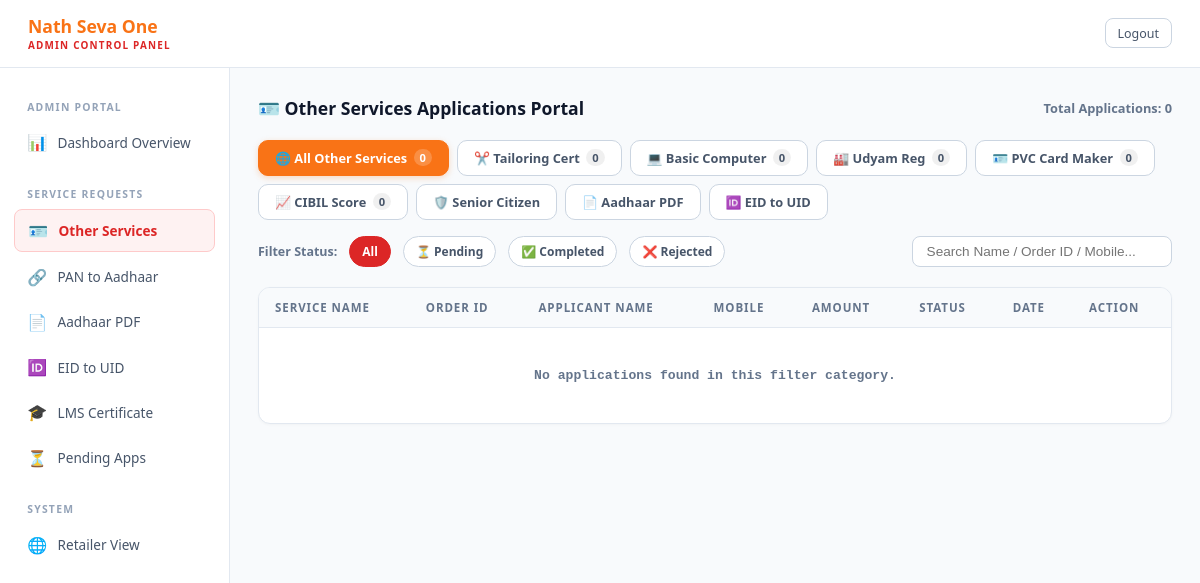
The page /admin-portal/other-services/ (signed in) on the database as committed earlier.
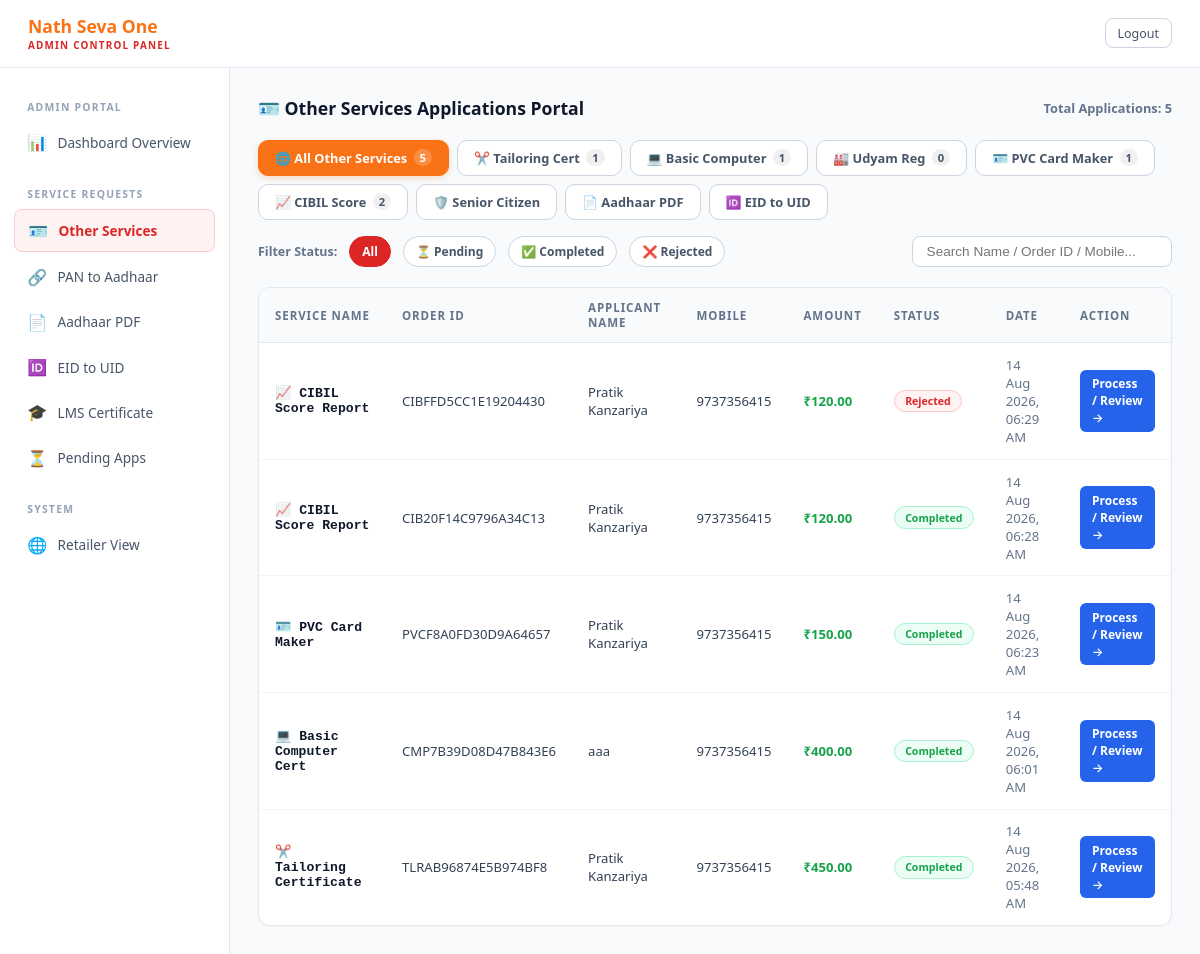
The same page on the database as committed later.
### app/models.py (models this page shows, shortened)
class CibilScoreApplication(models.Model):
    STATUS_CHOICES = [('PENDING', 'Pending'), ('PROCESSING', 'Processing'), ('COMPLETED', 'Completed'), ('REJECTED', 'Rejected')]
    retailer             = models.ForeignKey(Retailer, on_delete=models.SET_NULL, null=True, blank=True, related_name='cibil_applications')
    order_id             = models.CharField(max_length=50, unique=True, editable=False)
    first_name           = models.CharField(max_length=50)
    last_name            = models.CharField(max_length=50)
    pan_number           = models.CharField(max_length=10)
    mobile_number        = models.CharField(max_length=10)
    aadhaar_number       = models.CharField(max_length=12)
    output_pdf           = models.FileField(upload_to=upload_cibil_output_pdf, null=True, blank=True)
    rejection_reason     = models.TextField(blank=True)
    amount               = models.DecimalField(max_digits=10, decimal_places=2, default=120.00)
    status               = models.CharField(max_length=20, choices=STATUS_CHOICES, default='PENDING')
    created_at           = models.DateTimeField(auto_now_add=True)
    processed_at         = models.DateTimeField(null=True, blank=True)
    class Meta:
        ordering = ['-created_at']

class PVCMakerApplication(models.Model):
    STATUS_CHOICES = [('PENDING', 'Pending'), ('PROCESSING', 'Processing'), ('COMPLETED', 'Completed'), ('REJECTED', 'Rejected')]
    retailer             = models.ForeignKey(Retailer, on_delete=models.SET_NULL, null=True, blank=True, related_name='pvc_applications')
    order_id             = models.CharField(max_length=50, unique=True, editable=False)
    pvc_card_type        = models.CharField(max_length=50)
    service_types        = models.CharField(max_length=100, blank=True)
    agent_mobile         = models.CharField(max_length=10)
    customer_mobile      = models.CharField(max_length=10)
    full_name            = models.CharField(max_length=100)
    village              = models.CharField(max_length=100)
    taluk                = models.CharField(max_length=100)
    district             = models.CharField(max_length=100)
    pincode              = models.CharField(max_length=6)
    delivery_address     = models.TextField()
    pdf_file             = models.FileField(upload_to=upload_pvc_pdf, null=True, blank=True)
    card_number          = models.CharField(max_length=100, blank=True)
    output_pdf           = models.FileField(upload_to=upload_pvc_output_pdf, null=True, blank=True)
    rejection_reason     = models.TextField(blank=True)
    amount               = models.DecimalField(max_digits=10, decimal_places=2, default=150.00)
    status               = models.CharField(max_length=20, choices=STATUS_CHOICES, default='PENDING')
    created_at           = models.DateTimeField(auto_now_add=True)
    processed_at         = models.DateTimeField(null=True, blank=True)
    class Meta:
        ordering = ['-created_at']

class BasicComputerCertificateApplication(models.Model):
    STATUS_CHOICES = [('PENDING', 'Pending'), ('PROCESSING', 'Processing'), ('COMPLETED', 'Completed'), ('REJECTED', 'Rejected')]
    retailer          = models.ForeignKey(Retailer, on_delete=models.SET_NULL, null=True, blank=True, related_name='computer_applications')
    order_id          = models.CharField(max_length=50, unique=True, editable=False)
    student_name      = models.CharField(max_length=100)
    father_name       = models.CharField(max_length=100)
    mother_name       = models.CharField(max_length=100)
    date_of_birth     = models.DateField()
    gender            = models.CharField(max_length=10)
    qualification     = models.CharField(max_length=50)
    cast_category     = models.CharField(max_length=20)
    state             = models.CharField(max_length=50)
    district          = models.CharField(max_length=50)
    full_address      = models.TextField()
    pin_code          = models.CharField(max_length=6)
    mobile_no         = models.CharField(max_length=10)
    email_id          = models.EmailField()
    photo             = models.ImageField(upload_to=upload_computer_photo, null=True, blank=True)
    output_pdf        = models.FileField(upload_to=upload_computer_output_pdf, null=True, blank=True)
    rejection_reason  = models.TextField(blank=True)
    amount            = models.DecimalField(max_digits=10, decimal_places=2, default=400.00)
    status            = models.CharField(max_length=20, choices=STATUS_CHOICES, default='PENDING')
    created_at        = models.DateTimeField(auto_now_add=True)
    processed_at      = models.DateTimeField(null=True, blank=True)
    class Meta:
        ordering = ['-created_at']

class TailoringCertificateApplication(models.Model):
    STATUS_CHOICES = [('PENDING', 'Pending'), ('PROCESSING', 'Processing'), ('COMPLETED', 'Completed'), ('REJECTED', 'Rejected')]
    retailer             = models.ForeignKey(Retailer, on_delete=models.SET_NULL, null=True, blank=True, related_name='tailoring_applications')
    order_id             = models.CharField(max_length=50, unique=True, editable=False)
    full_name            = models.CharField(max_length=100)
    mobile_number        = models.CharField(max_length=10)
    email_id             = models.EmailField()
    gender               = models.CharField(max_length=10)
    date_of_birth        = models.DateField()
    father_husband_name  = models.CharField(max_length=100)
    state                = models.CharField(max_length=50)
    district             = models.CharField(max_length=50)
    taluk                = models.CharField(max_length=50)
    village              = models.CharField(max_length=50)
    pin_code             = models.CharField(max_length=6)
    physical_handicap    = models.CharField(max_length=10)
    address              = models.TextField()
    highest_education    = models.CharField(max_length=50)
    photo                = models.ImageField(upload_to=upload_tailoring_photo, null=True, blank=True)
    id_proof             = models.FileField(upload_to=upload_tailoring_id, null=True, blank=True)
    education_cert       = models.FileField(upload_to=upload_tailoring_cert, null=True, blank=True)
    output_pdf           = models.FileField(upload_to=upload_tailoring_output_pdf, null=True, blank=True)
    rejection_reason     = models.TextField(blank=True)
    amount               = models.DecimalField(max_digits=10, decimal_places=2, default=450.00)
    status               = models.CharField(max_length=20, choices=STATUS_CHOICES, default='PENDING')
    created_at           = models.DateTimeField(auto_now_add=True)
    processed_at         = models.DateTimeField(null=True, blank=True)
    class Meta:
        ordering = ['-created_at']

### app/admin_views.py (the view, shortened to what this page needs)
# urls.py: path('admin-portal/other-services/', admin_views.admin_other_services, name='admin_other_services'),
def admin_other_services(request):
    if not _check_admin(request):
        return redirect('admin_login')
    service_filter = request.GET.get('service', '').strip().lower()
    status_filter  = request.GET.get('status', '').strip().upper()
    search_q       = request.GET.get('q', '').strip().lower()
    combined_list = []
    if not service_filter or service_filter == 'tailoring':
        qs = TailoringCertificateApplication.objects.all().order_by('-created_at')
        if status_filter:
            qs = qs.filter(status=status_filter)
        for item in qs:
            if search_q and (search_q not in item.full_name.lower() and search_q not in item.order_id.lower() and search_q not in item.mobile_number.lower()):
                continue
            item.service_key = 'tailoring'
            item.service_name = 'Tailoring Certificate'
            item.service_icon = '✂️'
            item.applicant_name = item.full_name
            item.mobile = item.mobile_number
            item.detail_url = f"/admin-portal/tailoring/{item.order_id}/"
            combined_list.append(item)
    if not service_filter or service_filter == 'computer':
        qs = BasicComputerCertificateApplication.objects.all().order_by('-created_at')
        if status_filter:
            qs = qs.filter(status=status_filter)
        for item in qs:
            if search_q and (search_q not in item.student_name.lower() and search_q not in item.order_id.lower() and search_q not in item.mobile_no.lower()):
                continue
            item.service_key = 'computer'
            item.service_name = 'Basic Computer Cert'
            item.service_icon = '💻'
            item.applicant_name = item.student_name
            item.mobile = item.mobile_no
            item.detail_url = f"/admin-portal/computer/{item.order_id}/"
            combined_list.append(item)
    if not service_filter or service_filter == 'udyam':
        qs = UdyamRegistrationApplication.objects.all().order_by('-created_at')
        if status_filter:
            qs = qs.filter(status=status_filter)
    if not service_filter or service_filter == 'pvc':
        qs = PVCMakerApplication.objects.all().order_by('-created_at')
        if status_filter:
            qs = qs.filter(status=status_filter)
        for item in qs:
            if search_q and (search_q not in item.full_name.lower() and search_q not in item.order_id.lower() and search_q not in item.customer_mobile.lower()):
                continue
            item.service_key = 'pvc'
            item.service_name = 'PVC Card Maker'
            item.service_icon = '🪪'
            item.applicant_name = item.full_name
            item.mobile = item.customer_mobile
            item.detail_url = f"/admin-portal/pvc-maker/{item.order_id}/"
            combined_list.append(item)
    if not service_filter or service_filter == 'cibil':
        qs = CibilScoreApplication.objects.all().order_by('-created_at')
        if status_filter:
            qs = qs.filter(status=status_filter)
        for item in qs:
            fullName = f"{item.first_name} {item.last_name}"
            if search_q and (search_q not in fullName.lower() and search_q not in item.order_id.lower() and search_q not in item.mobile_number.lower()):
                continue
            item.service_key = 'cibil'
            item.service_name = 'CIBIL Score Report'
            item.service_icon = '📈'
            item.applicant_name = fullName
            item.mobile = item.mobile_number
            item.detail_url = f"/admin-portal/cibil-score/{item.order_id}/"
            combined_list.append(item)
    combined_list.sort(key=lambda x: x.created_at, reverse=True)
    tailoring_count = TailoringCertificateApplication.objects.count()
    computer_count  = BasicComputerCertificateApplication.objects.count()
    udyam_count     = UdyamRegistrationApplication.objects.count()
    pvc_count       = PVCMakerApplication.objects.count()
    cibil_count     = CibilScoreApplication.objects.count()
    total_count     = tailoring_count + computer_count + udyam_count + pvc_count + cibil_count
    return render(request, 'admin_other_services.html', {
        'applications': combined_list,
        'service_filter': service_filter,
        'status_filter': status_filter,
        'search_q': search_q,
        'tailoring_count': tailoring_count,
        'computer_count': computer_count,
        'udyam_count': udyam_count,
        'pvc_count': pvc_count,
        'cibil_count': cibil_count,
        'total_count': total_count,
    })

### app/admin_views.py (called while the page is built)
def _check_admin(request):
    return request.session.get('is_admin') is True

### pan_project/templates/admin_other_services.html (shortened to what the changed rows need)
<!DOCTYPE html>
<html lang="en">
<head>
</head>
<body>
<div class="main-wrap">
  <div class="content">
    <div class="page-header">
      <div class="page-title">🪪 Other Services Applications Portal</div>
      <div style="font-size:.8rem;color:#64748b;font-weight:600">Total Applications: {{ total_count }}</div>
    </div>
    <div class="service-tabs">
      <a href="{% url 'admin_other_services' %}" class="tab-item {% if not service_filter %}active{% endif %}">
        🌐 All Other Services <span style="background:rgba(255,255,255,0.2);padding:1px 6px;border-radius:10px;font-size:.7rem">{{ total_count }}</span>
      </a>
      <a href="{% url 'admin_other_services' %}?service=tailoring" class="tab-item {% if service_filter == 'tailoring' %}active{% endif %}">
        ✂️ Tailoring Cert <span style="background:rgba(0,0,0,0.06);padding:1px 6px;border-radius:10px;font-size:.7rem">{{ tailoring_count }}</span>
      </a>
      <a href="{% url 'admin_other_services' %}?service=computer" class="tab-item {% if service_filter == 'computer' %}active{% endif %}">
        💻 Basic Computer <span style="background:rgba(0,0,0,0.06);padding:1px 6px;border-radius:10px;font-size:.7rem">{{ computer_count }}</span>
      </a>
      <a href="{% url 'admin_other_services' %}?service=pvc" class="tab-item {% if service_filter == 'pvc' %}active{% endif %}">
        🪪 PVC Card Maker <span style="background:rgba(0,0,0,0.06);padding:1px 6px;border-radius:10px;font-size:.7rem">{{ pvc_count }}</span>
      </a>
      <a href="{% url 'admin_other_services' %}?service=cibil" class="tab-item {% if service_filter == 'cibil' %}active{% endif %}">
        📈 CIBIL Score <span style="background:rgba(0,0,0,0.06);padding:1px 6px;border-radius:10px;font-size:.7rem">{{ cibil_count }}</span>
      </a>
    </div>
    <div class="table-card">
      <table>
        <thead>
          <tr>
            <th>Service Name</th>
            <th>Order ID</th>
            <th>Applicant Name</th>
            <th>Mobile</th>
            <th>Amount</th>
            <th>Status</th>
            <th>Date</th>
            <th>Action</th>
          </tr>
        </thead>
        <tbody>
          {% for app in applications %}
          <tr>
            <td style="font-weight:700;color:#0f172a">{{ app.service_icon }} {{ app.service_name }}</td>
            <td>{{ app.order_id }}</td>
            <td>{{ app.applicant_name }}</td>
            <td>{{ app.mobile }}</td>
            <td style="font-weight:700;color:#16a34a">₹{{ app.amount }}</td>
            <td>
              {% if app.status == 'COMPLETED' %}
                <span class="pill pill-completed">Completed</span>
              {% elif app.status == 'REJECTED' %}
                <span class="pill pill-rejected">Rejected</span>
              {% else %}
                <span class="pill pill-pending">Pending</span>
              {% endif %}
            </td>
            <td style="color:#64748b">{{ app.created_at|date:"d M Y, h:i A" }}</td>
            <td>
              <a href="{{ app.detail_url }}" class="btn-process">Process / Review →</a>
            </td>
          </tr>
          {% empty %}
          <tr>
            <td colspan="8" style="text-align:center;padding:2.5rem;color:#64748b">No applications found in this filter category.</td>
          </tr>
          {% endfor %}
        </tbody>
      </table>
    </div>
  </div>
</div>
</body>
</html>

Rows that differ between the two databases and show on the page:
added CibilScoreApplication: service_icon "📈", service_name "CIBIL Score Report", order_id "CIBFFD5CC1E19204430", applicant_name "Pratik Kanzariya", mobile "9737356415", amount "120.00", status "Rejected", created_at "14 Aug 2026, 06:29 AM"
added CibilScoreApplication: service_icon "📈", service_name "CIBIL Score Report", order_id "CIB20F14C9796A34C13", applicant_name "Pratik Kanzariya", mobile "9737356415", amount "120.00", status "Completed", created_at "14 Aug 2026, 06:28 AM"
added PVCMakerApplication: service_icon "🪪", service_name "PVC Card Maker", order_id "PVCF8A0FD30D9A64657", applicant_name "Pratik Kanzariya", mobile "9737356415", amount "150.00", status "Completed", created_at "14 Aug 2026, 06:23 AM"
added BasicComputerCertificateApplication: service_icon "💻", service_name "Basic Computer Cert", order_id "CMP7B39D08D47B843E6", applicant_name "aaa", mobile "9737356415", amount "400.00", status "Completed", created_at "14 Aug 2026, 06:01 AM"
added TailoringCertificateApplication: service_icon "✂️", service_name "Tailoring Certificate", order_id "TLRAB96874E5B974BF8", applicant_name "Pratik Kanzariya", mobile "9737356415", amount "450.00", status "Completed", created_at "14 Aug 2026, 05:48 AM"
Other text that changed with them:
{{ total_count }}: "0" → "5"
{{ tailoring_count }}: "0" → "1"
{{ computer_count }}: "0" → "1"
{{ pvc_count }}: "0" → "1"
{{ cibil_count }}: "0" → "2"
text no longer shown: "No applications found in this filter category."
